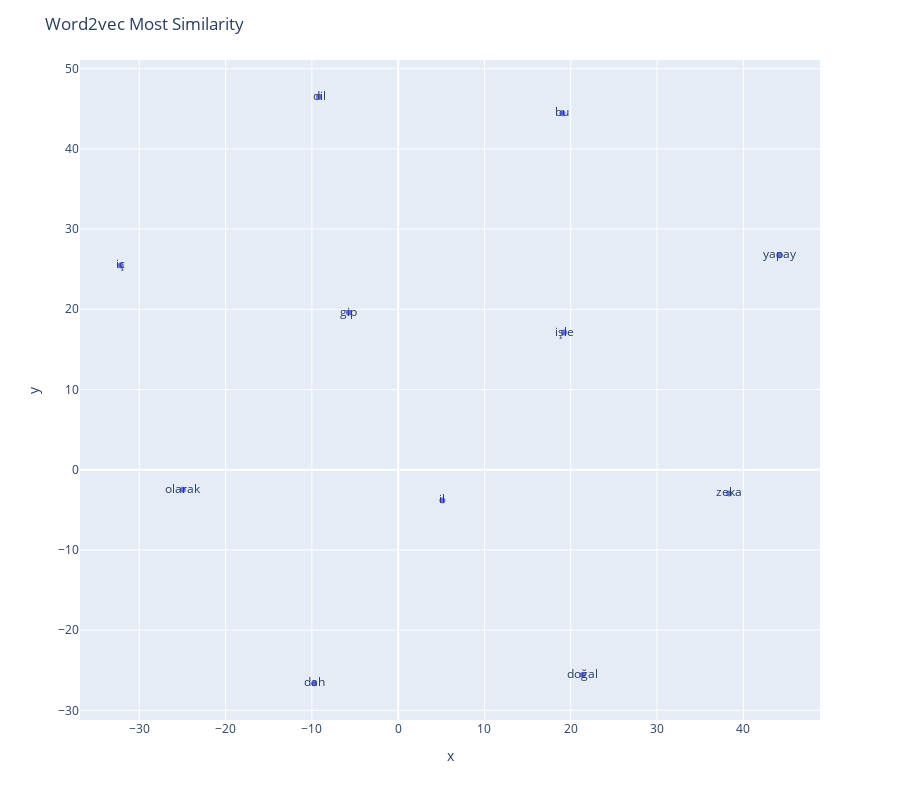

Notebook code cell kept with this figure:
### Code cell
fig = px.scatter(x=x_cords.tolist(),y=y_cords.tolist(),text=word_labels,size_max=100)
fig.update_layout(height=800,title_text="Word2vec Most Similarity")
fig.show()

### Figure 1 — Plotly figure (JSON) as saved in the notebook; plotly's stock layout.template omitted (floating-point values rounded to 4 significant figures)
{"data": [{"hovertemplate": "x=%{x}<br>y=%{y}<br>text=%{text}<extra></extra>", "legendgroup": "", "marker": {"color": "#636efa", "symbol": "circle"}, "mode": "markers+text", "name": "", "orientation": "v", "showlegend": false, "text": ["işle", "doğal", "iç", "dil", "dah", "il", "zeka", "yapay", "bu", "gip", "olarak"], "type": "scatter", "x": [19.22, 21.38, -32.15, -9.177, -9.735, 5.12, 38.36, 44.16, 19.03, -5.712, -24.96], "xaxis": "x", "y": [17.09, -25.58, 25.47, 46.5, -26.62, -3.832, -2.966, 26.74, 44.43, 19.59, -2.496], "yaxis": "y"}], "layout": {"height": 800, "legend": {"tracegroupgap": 0}, "margin": {"t": 60}, "title": {"text": "Word2vec Most Similarity"}, "xaxis": {"anchor": "y", "domain": [0, 1], "title": {"text": "x"}}, "yaxis": {"anchor": "x", "domain": [0, 1], "title": {"text": "y"}}}}
